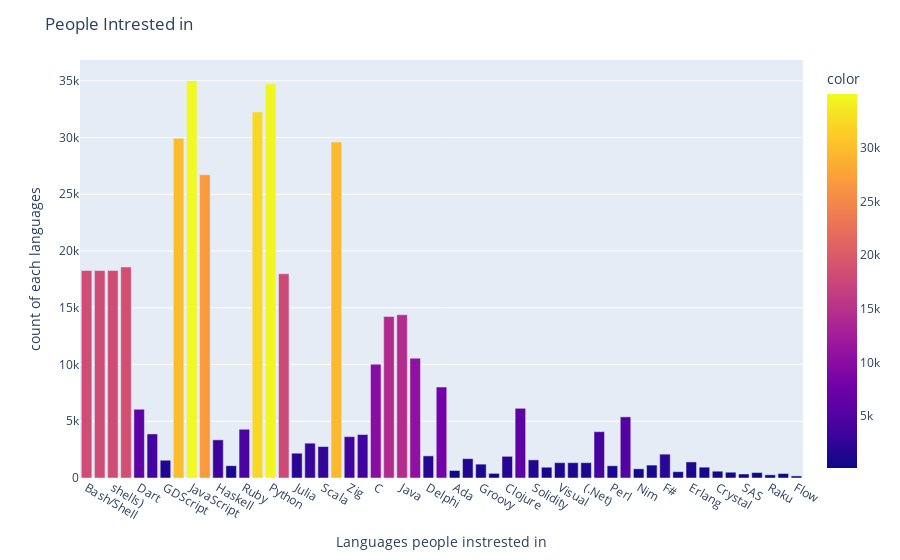

The notebook cell saved with this chart:
### Code cell
# Removing null values and replacing with empty string
selected_survay_df['LanguageWantToWorkWith'] = selected_survay_df['LanguageWantToWorkWith'].fillna('')
print(selected_survay_df['LanguageHaveWorkedWith'].isnull().sum())

# changing from float type to integer type
selected_survay_df['LanguageWantToWorkWith'] = selected_survay_df['LanguageWantToWorkWith'].astype(str)

# removing ":" char and joining them into lists
words_list = selected_survay_df['LanguageWantToWorkWith'].str.split(";")

# then joining all the list into one paragraph to perform visualization of wordcloud
sentences = []
for word in words_list:
    sentence = ' '.join(word)
    sentences.append(sentence)

text = ' '.join(sentences)
print(len(text))

# ploting in graph(wordcloud)
wordcloud = WordCloud(background_color='white').generate(text)
plt.figure(figsize=(10,30))
plt.imshow(wordcloud,interpolation='bilinear')
plt.axis('off')
plt.title('languages that people have worked with based on higher frequency')
plt.show()

# visualization of languases vs count
words = text.split()
count_words = Counter(words)
fig = px.bar(x = count_words.keys(),y = count_words.values(),color=count_words.values())
fig.update_layout(xaxis_title='Languages people instrested in',yaxis_title='count of each languages',xaxis=dict(tickangle=30),title='People Intrested in')

### Figure 1 — Plotly figure (JSON) as saved in the notebook; plotly's stock layout.template omitted (floating-point values rounded to 4 significant figures)
{"data": [{"alignmentgroup": "True", "hovertemplate": "x=%{x}<br>y=%{y}<br>color=%{marker.color}<extra></extra>", "legendgroup": "", "marker": {"color": [18279, 18279, 18279, 18593, 6056, 3880, 1565, 29928, 34986, 26710, 3360, 1083, 4293, 32256, 34715, 17993, 2184, 3068, 2770, 29598, 3647, 3830, 10029, 14231, 14384, 10558, 1948, 8014, 660, 1705, 1221, 407, 1910, 6142, 1597, 950, 1350, 1350, 1350, 4082, 1078, 5387, 811, 1139, 2101, 558, 1416, 954, 599, 508, 355, 481, 279, 395, 181], "coloraxis": "coloraxis", "pattern": {"shape": ""}}, "name": "", "offsetgroup": "", "orientation": "v", "showlegend": false, "textposition": "auto", "type": "bar", "x": ["Bash/Shell", "(all", "shells)", "C#", "Dart", "Elixir", "GDScript", "HTML/CSS", "JavaScript", "Rust", "Haskell", "OCaml", "Ruby", "TypeScript", "Python", "Go", "Julia", "R", "Scala", "SQL", "Zig", "Assembly", "C", "C++", "Java", "Kotlin", "Delphi", "PHP", "Ada", "Lisp", "Groovy", "APL", "Clojure", "PowerShell", "Solidity", "VBA", "Visual", "Basic", "(.Net)", "Lua", "Perl", "Swift", "Nim", "MATLAB", "F#", "Prolog", "Erlang", "Objective-C", "Crystal", "Fortran", "SAS", "Apex", "Raku", "Cobol", "Flow"], "xaxis": "x", "y": [18279, 18279, 18279, 18593, 6056, 3880, 1565, 29928, 34986, 26710, 3360, 1083, 4293, 32256, 34715, 17993, 2184, 3068, 2770, 29598, 3647, 3830, 10029, 14231, 14384, 10558, 1948, 8014, 660, 1705, 1221, 407, 1910, 6142, 1597, 950, 1350, 1350, 1350, 4082, 1078, 5387, 811, 1139, 2101, 558, 1416, 954, 599, 508, 355, 481, 279, 395, 181], "yaxis": "y"}], "layout": {"barmode": "relative", "coloraxis": {"colorbar": {"title": {"text": "color"}}, "colorscale": [[0, "#0d0887"], [0.1111, "#46039f"], [0.2222, "#7201a8"], [0.3333, "#9c179e"], [0.4444, "#bd3786"], [0.5556, "#d8576b"], [0.6667, "#ed7953"], [0.7778, "#fb9f3a"], [0.8889, "#fdca26"], [1, "#f0f921"]]}, "legend": {"tracegroupgap": 0}, "margin": {"t": 60}, "title": {"text": "People Intrested in"}, "xaxis": {"anchor": "y", "domain": [0, 1], "tickangle": 30, "title": {"text": "Languages people instrested in"}}, "yaxis": {"anchor": "x", "domain": [0, 1], "title": {"text": "count of each languages"}}}}
